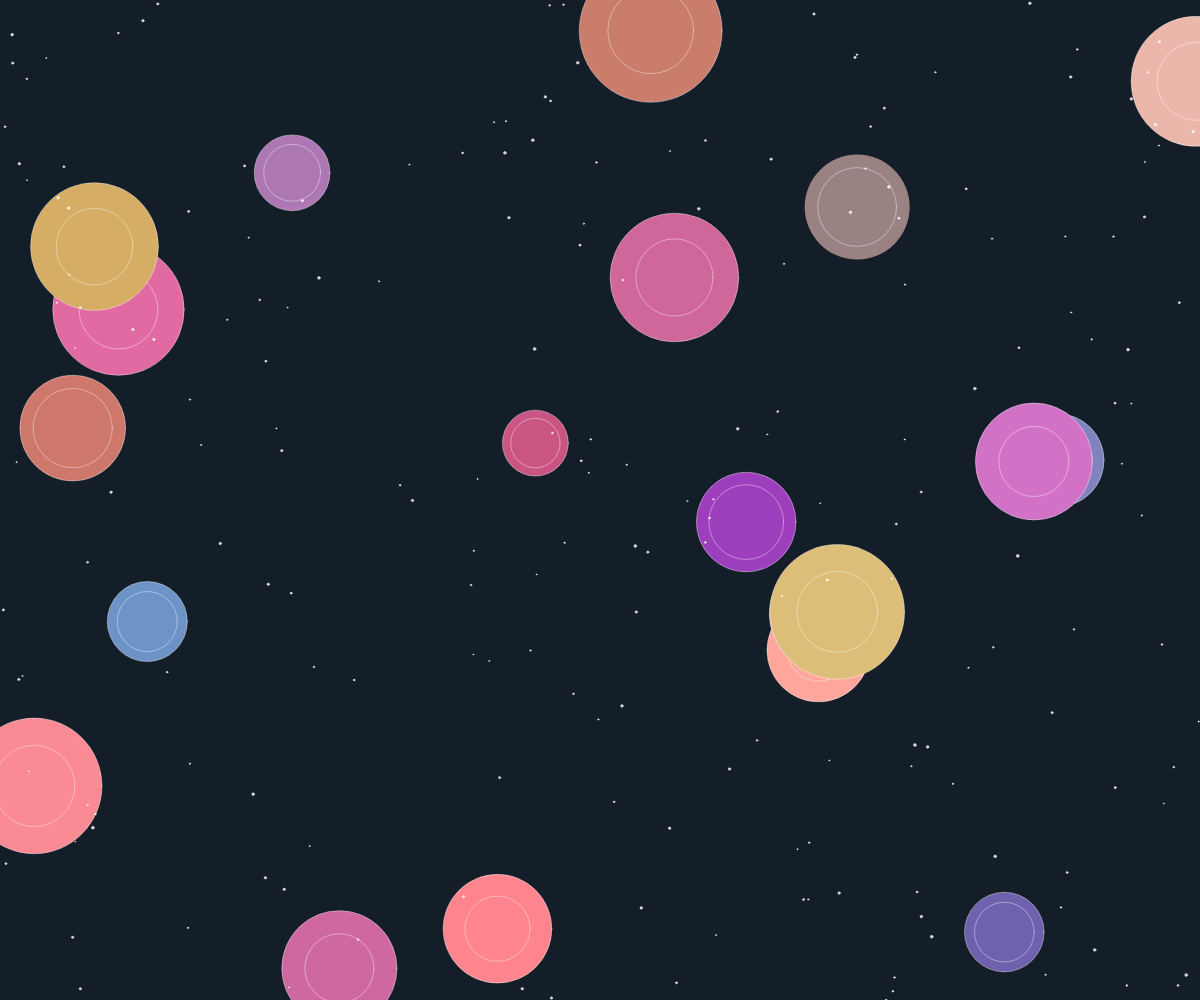
Frame 1 (no input)
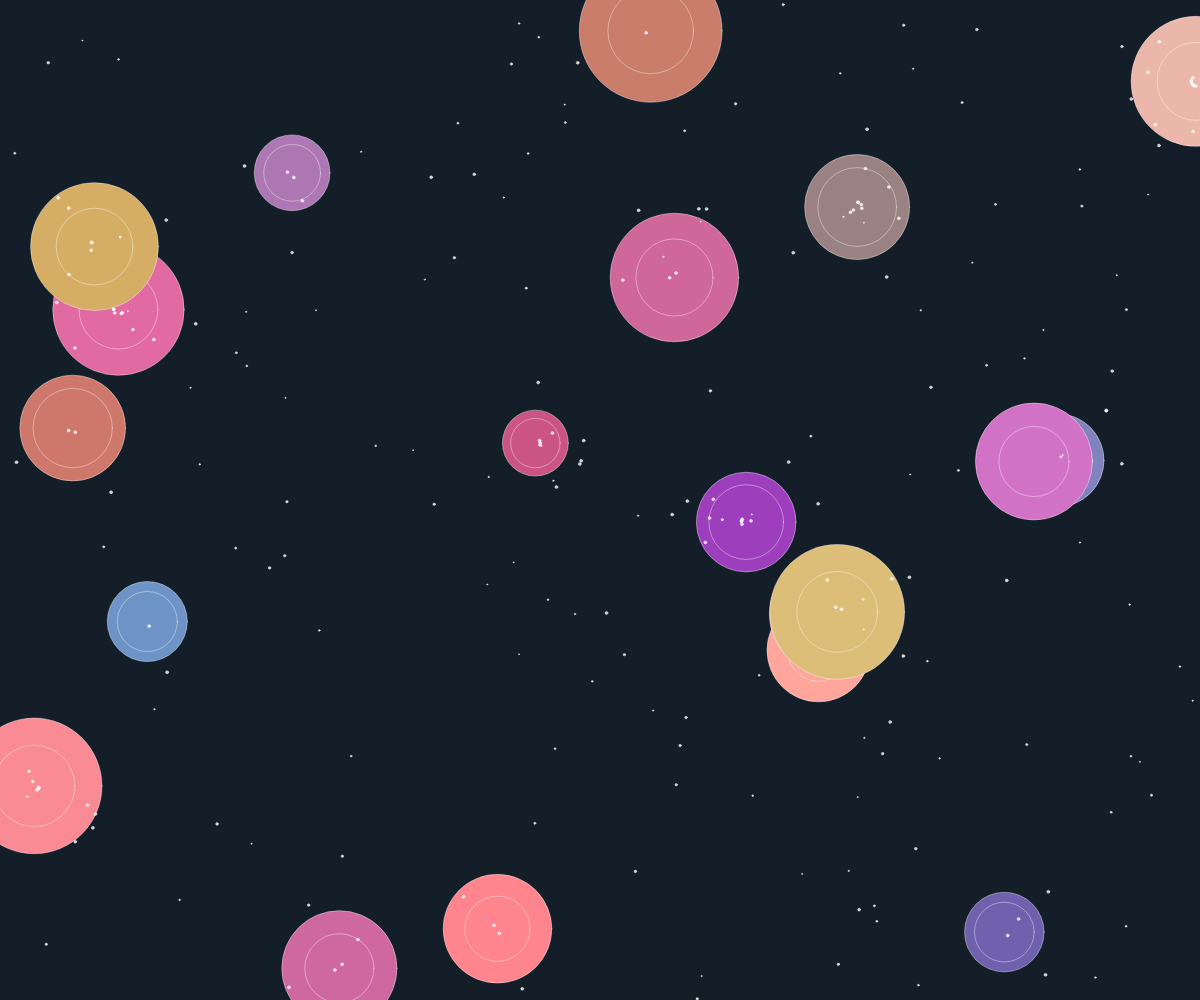
Frame 60 (no input)
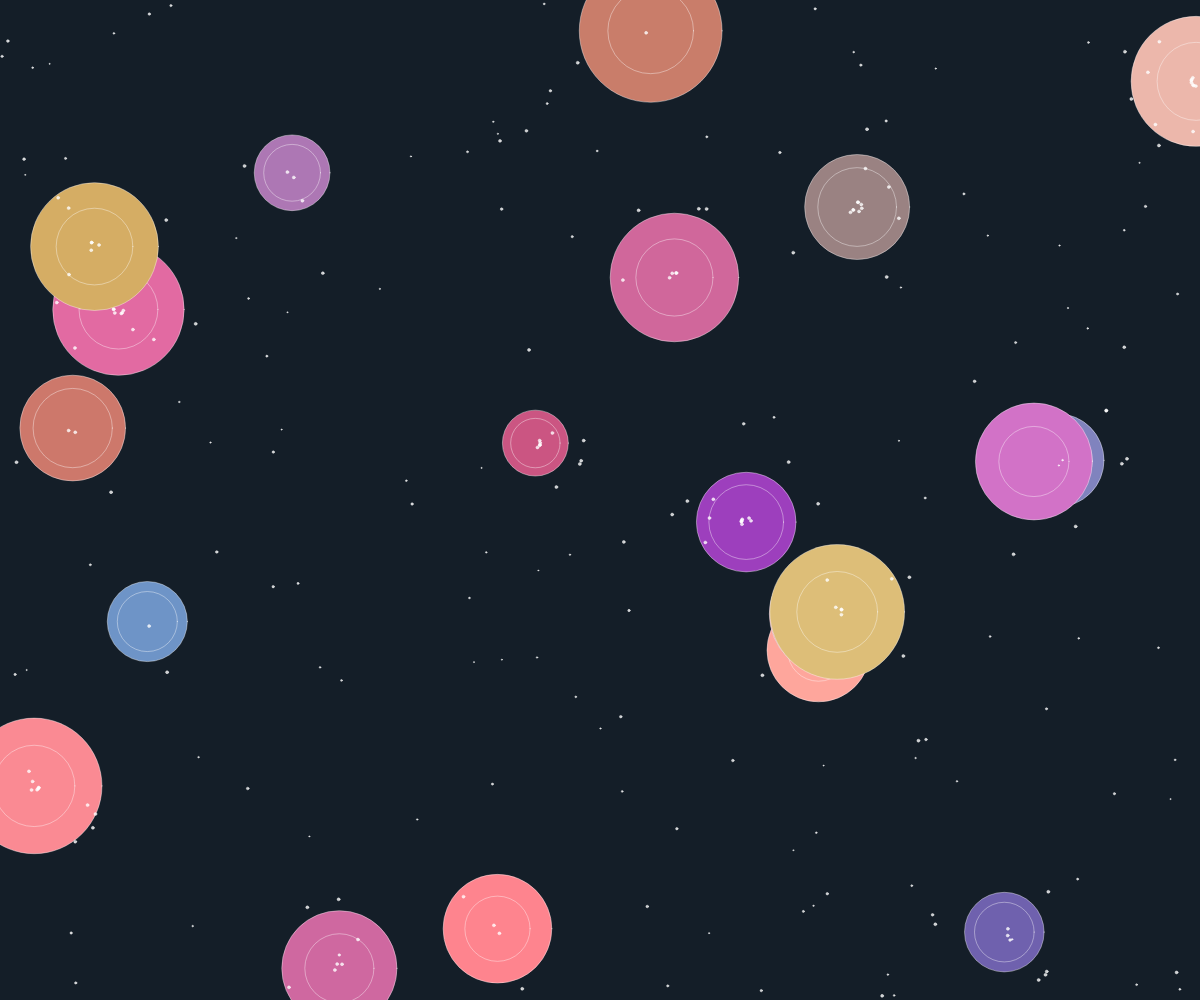
Frame 120 (the mouse pressed at the canvas centre since frame 60)

The p5.js sketch that drew these frames (run headless with seeded random() and noise() and a simulated clock; from frame 60 on, the mouse is pressed at the canvas centre):

// p5.js sketch
// ── sketch.js
let pods = [];
let blooms = [];
let particles = [];

function setup() {
  createCanvas(windowWidth, windowHeight);
  noStroke();

  // Create pods
  for (let i = 0; i < 8; i++) {
    pods.push({
      x: random(width),
      y: random(height),
      r: random(30, 60),
      color: color(random(100, 255), random(50, 150), random(100, 200)),
      particles: [],
      full: false
    });
  }

  // Create blooms
  for (let i = 0; i < 12; i++) {
    blooms.push({
      x: random(width),
      y: random(height),
      r: random(40, 80),
      color: color(random(200, 255), random(100, 200), random(100, 200)),
      particles: [],
      full: false
    });
  }

  // Create initial particles
  for (let i = 0; i < 200; i++) {
    particles.push({
      x: random(width),
      y: random(height),
      size: random(1, 3),
      speed: random(0.5, 2),
      angle: random(TWO_PI),
      target: null,
      arrived: false
    });
  }
}

function draw() {
  background(20, 30, 40);

  // Update and display pods
  for (let pod of pods) {
    fill(pod.color);
    ellipse(pod.x, pod.y, pod.r * 2, pod.r * 2);
    
    // Draw inner structure
    noFill();
    stroke(255, 100);
    strokeWeight(1);
    ellipse(pod.x, pod.y, pod.r * 1.5, pod.r * 1.5);
    
    if (pod.particles.length > 0) {
      // Draw accumulated particles
      fill(255, 200);
      for (let p of pod.particles) {
        ellipse(p.x, p.y, 3, 3);
      }
      
      // Animate accumulation
      if (!pod.full && pod.particles.length < 50) {
        pod.full = pod.particles.length >= 50;
      }
    }
  }

  // Update and display blooms
  for (let bloom of blooms) {
    fill(bloom.color);
    ellipse(bloom.x, bloom.y, bloom.r * 2, bloom.r * 2);
    
    // Draw inner structure
    noFill();
    stroke(255, 100);
    strokeWeight(1);
    ellipse(bloom.x, bloom.y, bloom.r * 1.2, bloom.r * 1.2);
    
    if (bloom.particles.length > 0) {
      // Draw accumulated particles
      fill(255, 200);
      for (let p of bloom.particles) {
        ellipse(p.x, p.y, 3, 3);
      }
      
      // Animate accumulation
      if (!bloom.full && bloom.particles.length < 40) {
        bloom.full = bloom.particles.length >= 40;
      }
    }
  }

  // Update and display particles
  for (let i = particles.length - 1; i >= 0; i--) {
    let p = particles[i];
    
    if (!p.arrived) {
      // Spiral movement toward target
      p.angle += 0.05;
      p.x += cos(p.angle) * p.speed;
      p.y += sin(p.angle) * p.speed;
      
      // Find nearest unfull pod or bloom
      let closest = null;
      let minDist = Infinity;
      
      for (let pod of pods) {
        if (!pod.full) {
          let d = dist(p.x, p.y, pod.x, pod.y);
          if (d < minDist && d < pod.r * 1.5) {
            minDist = d;
            closest = {type: 'pod', obj: pod};
          }
        }
      }
      
      for (let bloom of blooms) {
        if (!bloom.full) {
          let d = dist(p.x, p.y, bloom.x, bloom.y);
          if (d < minDist && d < bloom.r * 1.2) {
            minDist = d;
            closest = {type: 'bloom', obj: bloom};
          }
        }
      }
      
      // Set target if found
      if (closest) {
        p.target = closest.obj;
        p.arrived = true;
        
        // Add to target's particles
        if (closest.type === 'pod') {
          closest.obj.particles.push({x: p.x, y: p.y});
        } else {
          closest.obj.particles.push({x: p.x, y: p.y});
        }
      }
    } else {
      // Move toward target
      let target = p.target;
      if (target) {
        let dx = target.x - p.x;
        let dy = target.y - p.y;
        let d = dist(p.x, p.y, target.x, target.y);
        
        if (d > 5) {
          p.x += dx * 0.05;
          p.y += dy * 0.05;
        } else {
          // Add to target's particles
          if (target.particles.length < 100) {
            target.particles.push({x: p.x, y: p.y});
          }
          particles.splice(i, 1); // Remove particle
        }
      }
    }
    
    // Draw particle
    fill(255, 200);
    ellipse(p.x, p.y, p.size, p.size);
  }

  // Occasionally add new particles to keep it dynamic
  if (frameCount % 30 === 0 && particles.length < 300) {
    particles.push({
      x: random(width),
      y: random(height),
      size: random(1, 3),
      speed: random(0.5, 2),
      angle: random(TWO_PI),
      target: null,
      arrived: false
    });
  }
}

function windowResized() {
  resizeCanvas(windowWidth, windowHeight);
}
